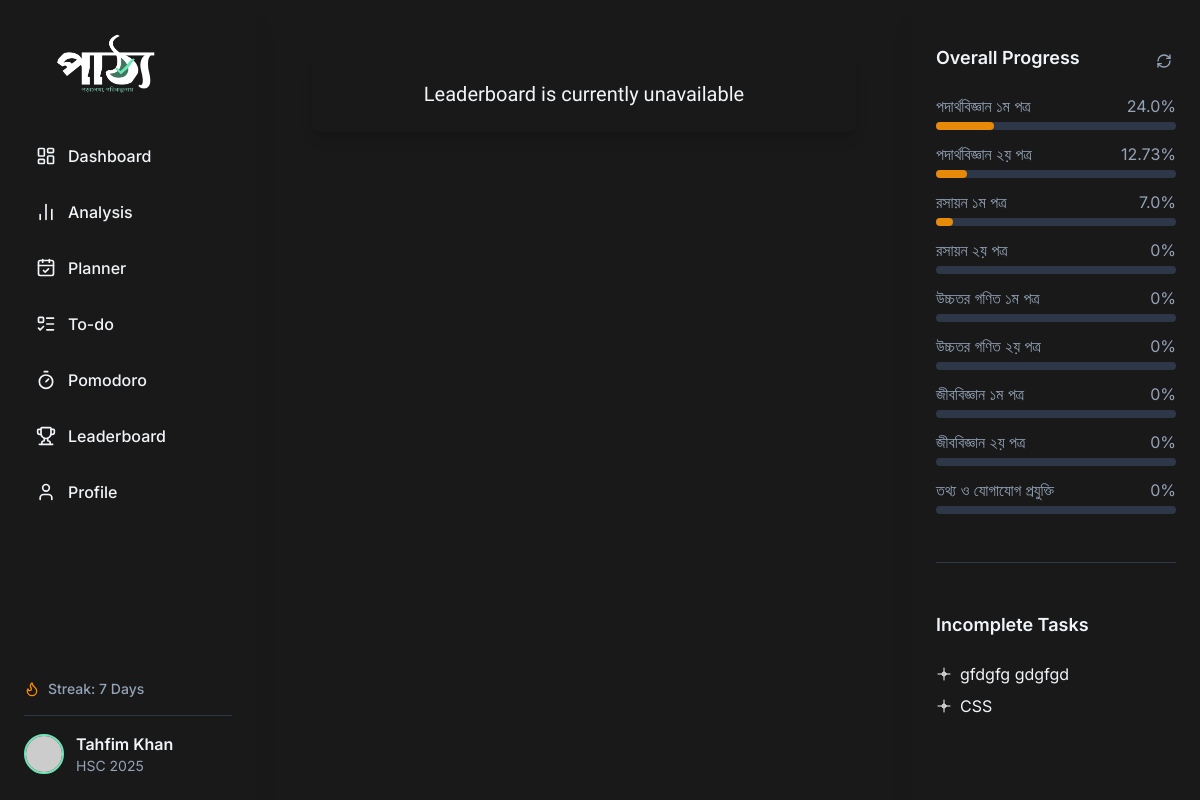
The app's page /leaderboard/ (signed in) with its own data.
### users/models.py (models this page shows, shortened)
class UserProfile(AbstractUser):
    STREAMS = [
        ('hsc', 'HSC'),
        ('eng', 'Engineering'),
        ('med', 'Medical'),
        ('var', 'Varsity')
    ]
    HSC_YEAR_CHOICES = [
        (2025, '2025'),
        (2026, '2026'),
        (2027, '2027'),
        (2028, '2028')
    ]
    stream = models.CharField(max_length=20, choices=STREAMS, default='hsc')
    show_on_leaderboard = models.BooleanField(default=True)
    avatar = models.URLField(blank=True, null=True)
    xp = models.PositiveIntegerField(default=0)
    streak = models.PositiveIntegerField(default=0)
    college = models.CharField(max_length=100, blank=True, null=True)
    hscyear = models.PositiveIntegerField(blank=True, null=True, choices=HSC_YEAR_CHOICES)
    last_login_date = models.DateField(auto_now=True, null=True, blank=True)
    overall_progress_cache = models.FloatField(default=0.0)
    @property
    def is_profile_complete(self):
        if self.hscyear is None or not self.college:
            return False
        return True

### syllabus/models.py (models this page shows, shortened)
class Subject(models.Model):
    name = models.CharField(max_length=100)
    chapter_count = models.PositiveIntegerField(default=1)

### leaderboard/views.py (the view)
# urls.py: path('', views.leaderboard_view, name='leaderboard'),
def leaderboard_view(request):
    return render(request, 'leaderboard/leaderboard.html')

### core/templatetags/sidebar_tags.py (called while the page is built)
@register.inclusion_tag('core/_subject_progress_sidebar.html', takes_context=True)
def subject_progress_sidebar(context):
    user = context['request'].user
    if not user.is_authenticated:
        return {'subjects_progress': []}
    subjects = Subject.objects.all()
    subjects_progress = []
    for subject in subjects:
        user_progress_for_subject = UserProgress.objects.filter(
            user=user,
            chapter__subject=subject
        )
        total_progress = sum(up.overall_progress for up in user_progress_for_subject)
        if subject.chapter_count > 0:
            average_progress = total_progress / subject.chapter_count
        else:
            average_progress = 0
        subjects_progress.append({
            'name': subject.name,
            'overall_progress': round(average_progress, 2)
        })
    return {'subjects_progress': subjects_progress}

### leaderboard/templates/leaderboard/leaderboard.html (shortened to what this page needs)
{% extends "core/layout.html" %}
{% block body %}
<div class="container mx-auto px-4 sm:px-6 lg:px-8 py-8">
    <div class="bg-[var(--color-card-bg-dark)] shadow-lg rounded-lg p-6 text-center">
        <p class="text-xl font-['Courier_Prime'] text-[var(--color-text-dark)]">
            Leaderboard is currently unavailable
        </p>
    </div>
</div>
{% endblock %}

### core/templates/core/layout.html (shortened to what this page needs)
{% load static %}
{% load sidebar_tags %}
<!DOCTYPE html>
<html lang="en">
<head>
    <script src="https://cdn.tailwindcss.com"></script>
    <link rel="stylesheet" href="{% static 'core/main.css' %}">
</head>
<body class="bg-[var(--color-bg-dark)] text-[var(--color-text-dark)] flex min-h-screen">
    <aside id="left-sidebar" class="bg-[var(--color-card-bg-dark)] shadow-xl flex flex-col justify-between w-64 flex-shrink-0 h-screen fixed top-0 left-0 z-40 md:translate-x-0 -translate-x-full transition-transform duration-300 ease-in-out md:pt-0 pt-16 overflow-x-hidden">
        <div class="pl-14 mb-3 hidden md:block pt-8">
            <img src="{% static 'core/logo_trans.png' %}" alt="Pattho Logo" class="h-16 w-auto">
        </div>
        <div class="p-6 flex-grow sidebar-scroll overflow-y-auto">
            <nav>
                <ul>
                    <li class="mb-2">
                        <a href="{% url 'dashboard' %}" class="flex items-center p-3 rounded-xl text-[var(--color-text-dark)] hover:bg-[var(--color-primary-hover-dark)] hover:text-[var(--color-primary-dark)] hover:border hover:border-gray-300 transition-colors duration-200 font-medium">
                            <i data-lucide="layout-dashboard" class="w-5 h-5 mr-3"></i>
                            Dashboard
                        </a>
                    </li>
                    <li class="mb-2">
                        <a href="{% url 'analysis' %}" class="flex items-center p-3 rounded-xl text-[var(--color-text-dark)] hover:bg-[var(--color-primary-hover-dark)] hover:text-[var(--color-primary-dark)] hover:border hover:border-gray-300 transition-colors duration-200 font-medium">
                            <i data-lucide="bar-chart-2" class="w-5 h-5 mr-3"></i>
                            Analysis
                        </a>
                    </li>
                    <li class="mb-2">
                        <a href="{% url 'planner' %}" class="flex items-center p-3 rounded-xl text-[var(--color-text-dark)] hover:bg-[var(--color-primary-hover-dark)] hover:text-[var(--color-primary-dark)] hover:border hover:border-gray-300 transition-colors duration-200 font-medium">
                            <i data-lucide="calendar-check" class="w-5 h-5 mr-3"></i>
                            Planner
                        </a>
                    </li>
                    <li class="mb-2">
                        <a href="{% url 'activities' %}" class="flex items-center p-3 rounded-xl text-[var(--color-text-dark)] hover:bg-[var(--color-primary-hover-dark)] hover:text-[var(--color-primary-dark)] hover:border hover:border-gray-300 transition-colors duration-200 font-medium">
                            <i data-lucide="list-todo" class="w-5 h-5 mr-3"></i>
                            To-do
                        </a>
                    </li>
                    <li class="mb-2">
                        <a href="{% url 'pomodoro' %}" class="flex items-center p-3 rounded-xl text-[var(--color-text-dark)] hover:bg-[var(--color-primary-hover-dark)] hover:text-[var(--color-primary-dark)] hover:border hover:border-gray-300 transition-colors duration-200 font-medium">
                            <i data-lucide="timer" class="w-5 h-5 mr-3"></i>
                            Pomodoro
                        </a>
                    </li>
                    <li class="mb-2">
                        <a href="{% url 'leaderboard' %}" class="flex items-center p-3 rounded-xl text-[var(--color-text-dark)] hover:bg-[var(--color-primary-hover-dark)] hover:text-[var(--color-primary-dark)] hover:border hover:border-gray-300 transition-colors duration-200 font-medium">
                            <i data-lucide="trophy" class="w-5 h-5 mr-3"></i>
                            Leaderboard
                        </a>
                    </li>
                    <li class="mb-2">
                        <a href="{% url 'profile' %}" class="flex items-center p-3 rounded-xl text-[var(--color-text-dark)] hover:bg-[var(--color-primary-hover-dark)] hover:text-[var(--color-primary-dark)] hover:border hover:border-gray-300 transition-colors duration-200 font-medium">
                            <i data-lucide="user" class="w-5 h-5 mr-3"></i>
                            Profile
                        </a>
                    </li>
                </ul>
            </nav>
        </div>
        <div class="p-6">
            <div class="flex items-center mb-4 text-sm font-medium text-[var(--color-gray-text-dark)]">
                <i data-lucide="flame" class="w-4 h-4 mr-2 text-[var(--color-accent-light)]"></i>
                <span>Streak: {{ request.user.streak|default:0 }} Days</span>
            </div>
            <a href="{% url 'profile' %}" class="block pt-4 border-t border-[var(--color-border-dark)]">
                <div class="flex items-center">
                    <img src="{{ request.user.avatar|default:'https://placehold.co/40x40/205454/ffffff?font=oswald&text=Pattho' }}" alt="User Avatar" class="w-10 h-10 rounded-full mr-3 border-2 border-[var(--color-primary-dark)]">
                    <div>
                        <p class="font-semibold text-[var(--color-text-dark)]">{{ request.user.first_name }} {{ request.user.last_name }}</p>
                        <p class="text-sm text-[var(--color-gray-text-dark)]">{{ request.user.get_stream_display }} {{ request.user.hscyear|stringformat:"s" }}</p>
                    </div>
                </div>
            </a>
        </div>
    </aside>
    <div class="flex-1 flex flex-col w-full md:ml-64 md:mr-72 pt-16 md:pt-0">
        <div class="flex flex-1 overflow-hidden">
            <main class="p-4 md:p-6 flex-1 overflow-y-auto bg-[var(--color-card-bg-dark)] shadow-lg min-h-[300px] min-w-0">
                {% block body %}{% endblock %}
            </main>
            {% block right_sidebar %}
            <aside id="right-sidebar" class="bg-[var(--color-card-bg-dark)] shadow-xl w-72 flex-shrink-0 p-6 overflow-y-auto sidebar-scroll fixed top-0 right-0 h-full transform translate-x-full md:translate-x-0 md:block transition-transform duration-300 ease-in-out z-40 pt-20 md:pt-11">
                {% subject_progress_sidebar %}
                <div class="border-b border-[var(--color-border-dark)] pb-6 mb-6"></div>
                <div class="pattho-underline-wrapper">
                    <h3 class="pattho-underline text-lg font-semibold text-[var(--color-text-dark)] mb-4 mt-6">Incomplete Tasks</h3>
                    <div class="pattho-underline-box"></div>
                </div>
                <ul id="incomplete-tasks-list" class="space-y-2">
                </ul>
            </aside>
            {% endblock right_sidebar %}
        </div>
    </div>
</body>
</html>

### core/templates/core/_subject_progress_sidebar.html
<div class="flex justify-between items-center mb-4">
    <div class="pattho-underline-wrapper">
        <h3 class="pattho-underline text-lg font-semibold text-[var(--color-text-dark)]">Overall Progress</h3>
        <div class="pattho-underline-box"></div>
    </div>
    <button id="refresh-progress-btn" class="p-1 rounded-full text-[var(--color-gray-text-dark)] hover:bg-[var(--color-gray-bg-dark)] transition-colors duration-200">
        <i data-lucide="refresh-cw" class="w-4 h-4 text-[var(--color-gray-text-dark)]"></i>
    </button>
</div>
<ul class="space-y-3 mb-6" id="subject-progress-list">
    {% for subject in subjects_progress %}
    <li data-subject-name="{{ subject.name }}" class="group">
        <div class="flex justify-between items-center text-[var(--color-gray-text-dark)] group-hover:text-white">
            <span>{{ subject.name }}</span>
            <span class="subject-progress-percentage">{{ subject.overall_progress|default:0 }}%</span>
        </div>
        <div class="w-full bg-[var(--color-gray-bg-dark)] rounded-full h-2 mt-1">
            <div class="bg-[#E78A09] h-2 rounded-full subject-progress-bar" style="width: {{ subject.overall_progress|default:0 }}%"></div>
        </div>
    </li>
    {% empty %}
    <li><p class="text-[var(--color-gray-text-dark)]">No subjects found or no progress yet.</p></li>
    {% endfor %}
</ul>

### core/static/core/main.css (style rules this page uses)
:root { --color-bg-light: #F9F7F1; --color-bg-dark: #121212; --color-text-light: #1e293b; --color-text-dark: #f1f5f9; --color-gray-text-light: #64748b; --color-gray-text-dark: #94a3b8; --color-card-bg-light: #FFFFFF; --color-card-bg-dark: #191919; --color-border-light: #e2e8f0; --color-border-dark: #2d3748; --color-primary-light: #008080; --color-primary-dark: #6EE7B7; --color-primary-hover-light: #2D3D40; --color-primary-hover-dark: #2D3D40; --color-secondary-light: #a6c7b8; --color-secondary-dark: #89afb6; --color-accent-light: #FF8C00; --color-accent-dark: #FFC14D; --color-accent-hover-light: #CC7000; --color-accent-hover-dark: #FFD700; --color-success-light: #3CB371; --color-success-dark: #A7F3D0; --color-warning-light: #FFD700; --color-warning-dark: #FFEA00; --color-error-light: #DC143C; --color-error-dark: #FF6347; --color-info-light: #4169E1; --color-info-dark: #6495ED; --color-gray-bg-light: #f1f5f9; --color-gray-bg-dark: #2d3748; --shadow-dark-sm: 0 1px 2px 0 rgba(0, 0, 0, 0.05); --shadow-dark-md: 0 4px 6px -1px rgba(0, 0, 0, 0.1), 0 2px 4px -1px rgba(0, 0, 0, 0.06); --shadow-dark-lg: 0 10px 15px -3px rgba(0, 0, 0, 0.1), 0 4px 6px -2px rgba(0, 0, 0, 0.05); --shadow-dark-xl: 0 20px 25px -5px rgba(0, 0, 0, 0.1), 0 10px 10px -5px rgba(0, 0, 0, 0.04); }
*, *::before, *::after { box-sizing: border-box; }
body { font-family: 'Inter', sans-serif; -webkit-font-smoothing: antialiased; -moz-osx-font-smoothing: grayscale; background-color: var(--color-bg-light); color: var(--color-text-light); }
.sidebar-scroll { scrollbar-width: thin; scrollbar-color: var(--color-gray-text-light) var(--color-gray-bg-light); }
img { max-width: 100%; height: auto; }
.pattho-underline-wrapper { display: inline-block; position: relative; padding-bottom: 0.4em; }
.pattho-underline { position: relative; display: inline-block; color: inherit; z-index: 1; margin: 0; }
.pattho-underline-box { position: absolute; bottom: 0; left: 0; width: 100%; height: 0.7em; pointer-events: none; color: #50e5cc; z-index: 0; }

### records on screen
UserProfile: user.streak "7", user.first_name "Tahfim", user.last_name "Khan", user.stream "HSC", user.hscyear "2025"
Subject: name "পদার্থবিজ্ঞান ১ম পত্র"
Subject: name "পদার্থবিজ্ঞান ২য় পত্র"
Subject: name "রসায়ন ১ম পত্র"
Subject: name "রসায়ন ২য় পত্র"
Subject: name "উচ্চতর গণিত ১ম পত্র"
Subject: name "উচ্চতর গণিত ২য় পত্র"
Subject: name "জীববিজ্ঞান ১ম পত্র"
Subject: name "জীববিজ্ঞান ২য় পত্র"
Subject: name "তথ্য ও যোগাযোগ প্রযুক্তি"

### other values on screen
{{ subject.overall_progress|default:0 }} "24.0" "12.73" "7.0" "0" "0" "0" "0" "0" "0"
